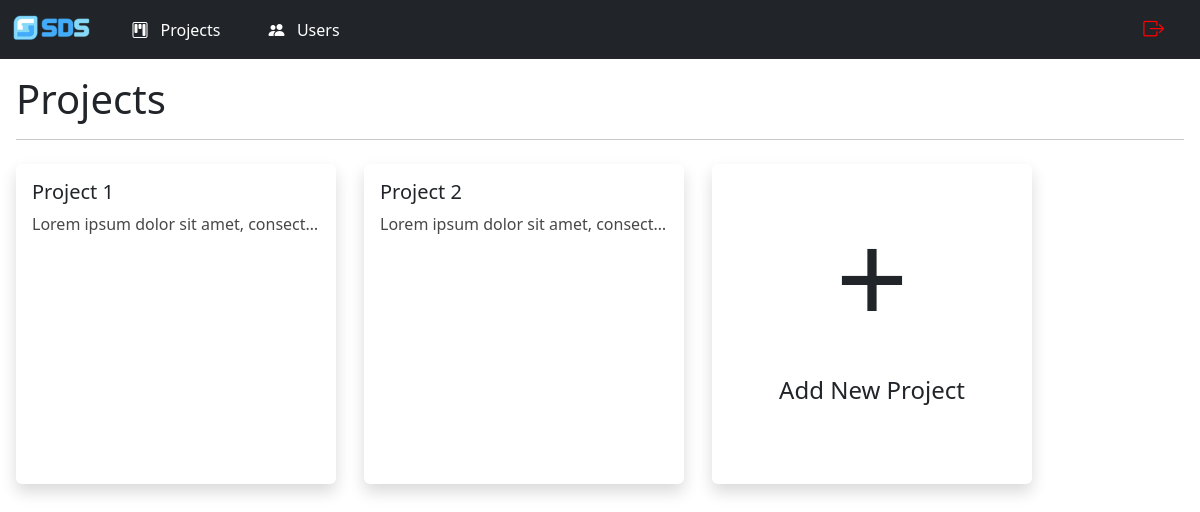
Page /index.php (signed in) on the committed database.
### tables this page shows
CREATE TABLE `p_members` (
  `memberid` int(11) NOT NULL,
  `userid` int(11) NOT NULL,
  `projectid` int(11) NOT NULL
);

CREATE TABLE `projects` (
  `projectid` int(11) NOT NULL,
  `project_name` varchar(255) NOT NULL,
  `project_desc` text NOT NULL
);

### index.php (the view, shortened to what this page needs)
<?php
    require_once "modules/nav.php";
    require_once "services/db_config.php";
    $sess_id = mysqli_escape_string($con, $_SESSION['userid']);
    $query = "SELECT *
            FROM projects
            INNER JOIN p_members
            ON projects.projectid = p_members.projectid
            WHERE userid = ?";
    $stmt = $con->prepare($query);
    $stmt->bind_param('i', $sess_id);
    $stmt->execute();
    $results = $stmt->get_result();
    $requests = array();
    while ($row = mysqli_fetch_assoc($results)){
        $requests[] = $row;
    }
?>
<!doctype html>
<html lang="en">
    <head>
        <link href="https://cdn.jsdelivr.net/npm/bootstrap@5.3.3/dist/css/bootstrap.min.css" rel="stylesheet">
        <link rel="stylesheet" href="https://cdn.jsdelivr.net/npm/bootstrap-icons@1.11.1/font/bootstrap-icons.css">
    </head>
    <body>
        <div class='container-fluid p-3'>
            <h1 class='display-6'>Projects</h1>
            <hr>
            <div class="row row-cols-auto">
                <?php foreach($requests as $request) { ?>
                <div class="col py-2 pe-3">
                    <a class="link-underline link-underline-opacity-0" href="project.php?projectid=<?= $request['projectid'];?>">
                        <div class="card shadow mb-5" style="width: 20rem; height: 20rem; border: none">
                            <div class="card-body">
                                <h5><?= $request['project_name'];?></h5>
                                <p class="card-text text-truncate fs-6" style='color: #484848'><?= $request['project_desc'];?></p>
                            </div>
                        </div>
                    </a>
                </div>
                <?php } ?>
                <div class="col py-2 pe-3">
                    <a class="link-underline link-underline-opacity-0" href="../register.php">
                        <div class="card shadow mb-5" style="width: 20rem; height: 20rem; border: none">
                            <div class="card-body">
                                <div style='font-size: 800%; text-align: center'> + </div>
                                <div style='font-size: 150%; text-align: center'>Add New Project</div>
                            </div>
                        </div>
                    </a>
                </div>
        </div>
            </div>
    </body>
</html>

### rows in the picture
p_members: projectid.project_name "Project 1", projectid.project_desc "Lorem ipsum dolor sit amet, consect…"
p_members: projectid.project_name "Project 2", projectid.project_desc "Lorem ipsum dolor sit amet, consect…"
